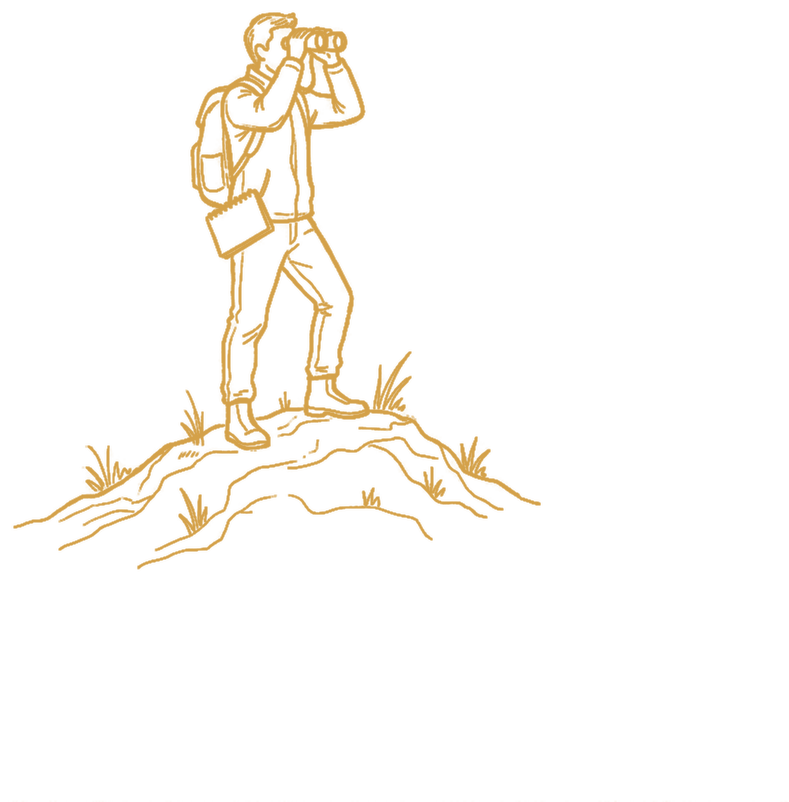
#> input picture scratch/hero-gen/actants-pre-thicken/assessment.png, 789 x 802 px
$ python dilate_lines.py
#> lines starting #> are read from the running program, lines starting #| are printed output that depends on the picture
"""Thicken the lines in each actant PNG via morphological dilation on the alpha
channel. Also normalizes RGB to pure gold so dilated edges don't pick up the
navy halo from the postprocess ramp.

First run snapshots the pre-thicken state to scratch/hero-gen/actants-pre-thicken/.
Subsequent runs always dilate from that snapshot — so re-running with a
different DILATION doesn't compound.

DILATION may be fractional (e.g. 0.5). For non-integer values the alpha channel
is supersampled 2x before applying an integer MaxFilter, then downsampled —
effectively giving sub-pixel line growth at native resolution.

Usage: python scratch/hero-gen/dilate_lines.py [DILATION]
       DILATION defaults to 2 (adds ~2px to each side of every line).
"""
from __future__ import annotations
import shutil
import sys
from pathlib import Path

from PIL import Image, ImageFilter

ROOT = Path(__file__).resolve().parent.parent.parent
ACTANTS = ROOT / "assets" / "actants"
BACKUP = ROOT / "scratch" / "hero-gen" / "actants-pre-thicken"

GOLD = (0xd4, 0xa1, 0x49)
DEFAULT_DILATION = 0.5  # half-width in pixels; may be fractional

# Per-file dilation overrides for assets whose inner geometry is too dense
# for the global default (e.g. window grids, antenna lattice fuse together).
# Key = filename in assets/actants/, value = half-width in pixels.
OVERRIDES: dict[str, float] = {}


def thicken(src: Path, dst: Path, dilation: float) -> None:
    img = Image.open(src).convert("RGBA")
    _, _, _, a = img.split()
    if dilation == int(dilation):
        k = 2 * int(dilation) + 1
        a_thick = a.filter(ImageFilter.MaxFilter(k))
    else:
        # Supersample 2x, apply integer-equivalent kernel, downsample.
        # 2x scale doubles effective pixel resolution, so dilation*2 px there
        # = dilation px back at native resolution.
        scale = 2
        big = a.resize((a.width * scale, a.height * scale), Image.LANCZOS)
        k_big = 2 * round(scale * dilation) + 1
        big_thick = big.filter(ImageFilter.MaxFilter(k_big))
        a_thick = big_thick.resize(a.size, Image.LANCZOS)
    solid_r = Image.new("L", img.size, GOLD[0])
    solid_g = Image.new("L", img.size, GOLD[1])
    solid_b = Image.new("L", img.size, GOLD[2])
    out = Image.merge("RGBA", (solid_r, solid_g, solid_b, a_thick))
    out.save(dst, format="PNG", optimize=True)
    print(f"  [{src.stem:14s}] {img.size[0]}x{img.size[1]} dilated {dilation:g}px")


def main() -> None:
    dilation = DEFAULT_DILATION
    if len(sys.argv) > 1:
        dilation = float(sys.argv[1])

    if not BACKUP.exists():
        BACKUP.mkdir(parents=True, exist_ok=True)
        src_pngs = sorted(ACTANTS.glob("*.png"))
        if not src_pngs:
            raise SystemExit(f"no PNGs in {ACTANTS}")
        for p in src_pngs:
            shutil.copy2(p, BACKUP / p.name)
        print(f"backup created: {BACKUP} ({len(src_pngs)} PNGs)")
    else:
        print(f"backup exists: {BACKUP} (reusing)")

    originals = sorted(BACKUP.glob("*.png"))
    print(f"thickening {len(originals)} actants from backup, DILATION={dilation:g}px (overrides: {OVERRIDES or 'none'}):")
    for src in originals:
        dst = ACTANTS / src.name
        thicken(src, dst, OVERRIDES.get(src.name, dilation))
#> in thicken, img is the input picture: PIL image 789x802 RGBA; mean R, G, B, A 212, 161, 73, 10.5
#> in thicken, `_, _, _, a = img.split()`:
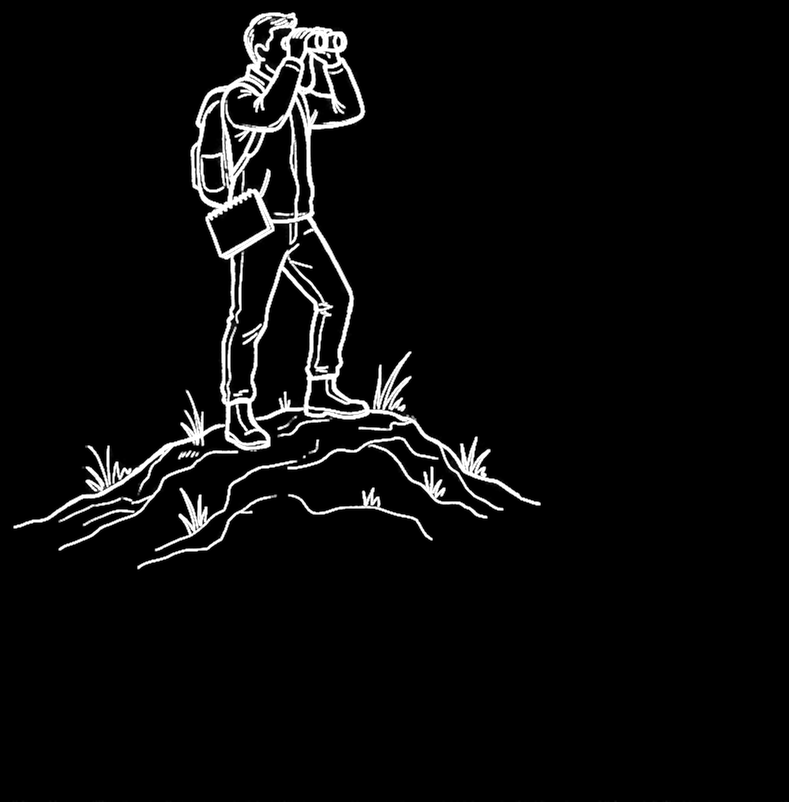
#> a: PIL image 789x802 L; min 0, max 255, mean 10.5
#> in thicken, `big_thick = big.filter(ImageFilter.MaxFilter(k_big))`:
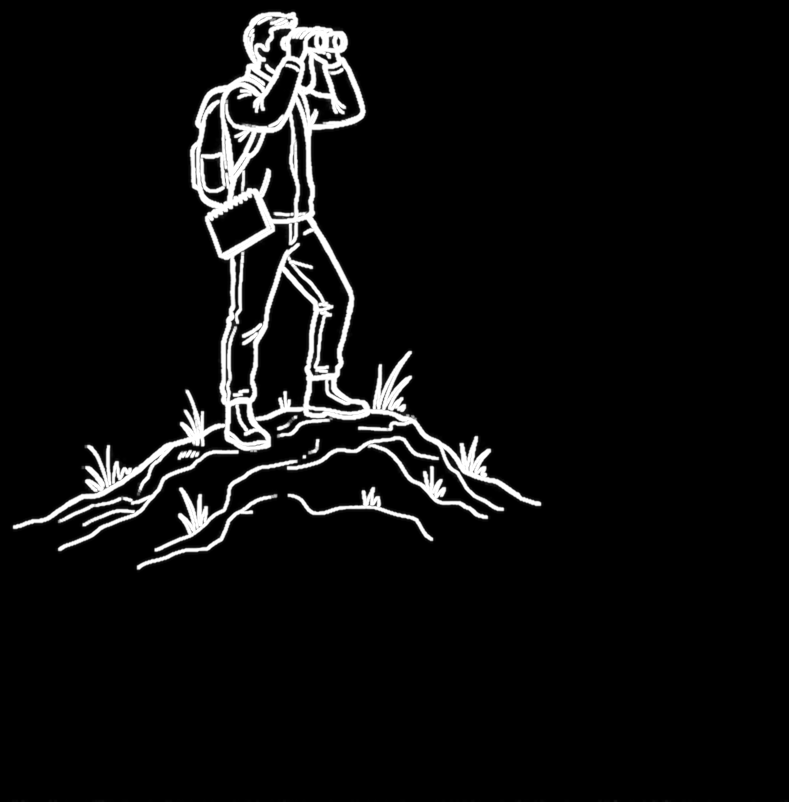
#> big_thick: PIL image 1578x1604 L (shown at 1/2 size); min 0, max 255, mean 13.8
#> in thicken, `a_thick = big_thick.resize(a.size, Image.LANCZOS)`:
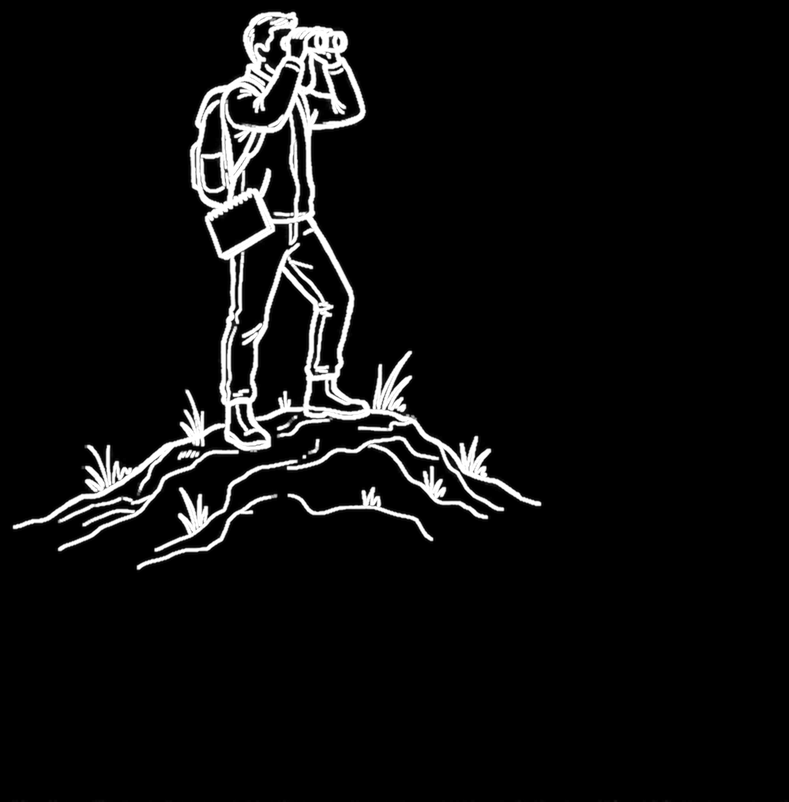
#> a_thick: PIL image 789x802 L; min 0, max 255, mean 13.7
#> in thicken, `solid_r = Image.new("L", img.size, GOLD[0])`: solid_r: PIL image 789x802 L; every value is 212
#> in thicken, `solid_g = Image.new("L", img.size, GOLD[1])`: solid_g: PIL image 789x802 L; every value is 161
#> in thicken, `solid_b = Image.new("L", img.size, GOLD[2])`: solid_b: PIL image 789x802 L; every value is 73
#> in thicken, `out = Image.merge("RGBA", (solid_r, solid_g, solid_b, a_thick))`:
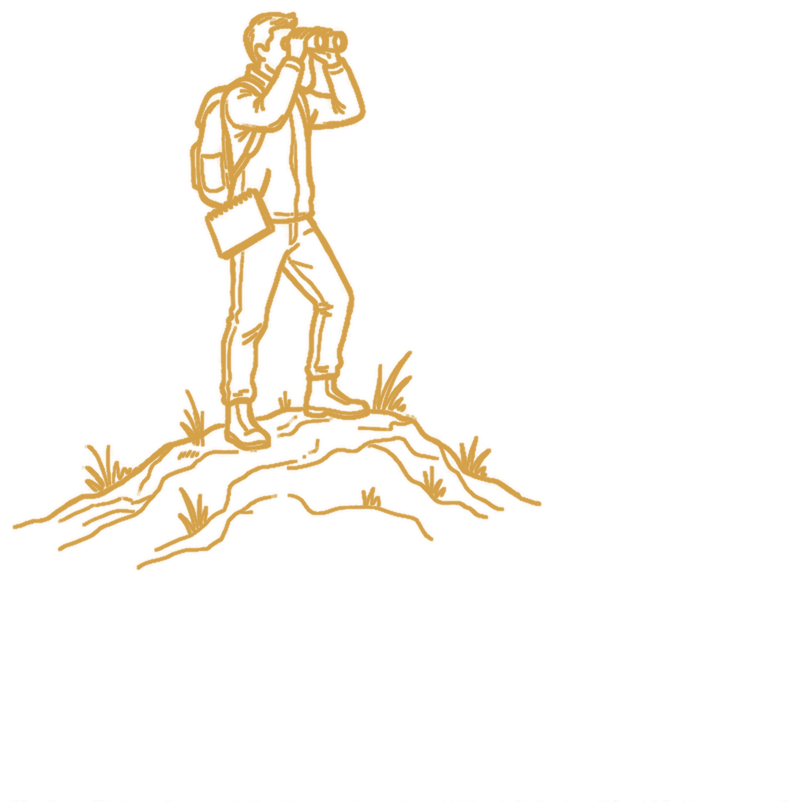
#> out: PIL image 789x802 RGBA; mean R, G, B, A 212, 161, 73, 13.7; transparent parts drawn white
#|   [assessment    ] 789x802 dilated 0.5px


if __name__ == "__main__":
    main()

$ run again, on scratch/hero-gen/actants-pre-thicken/planning.png
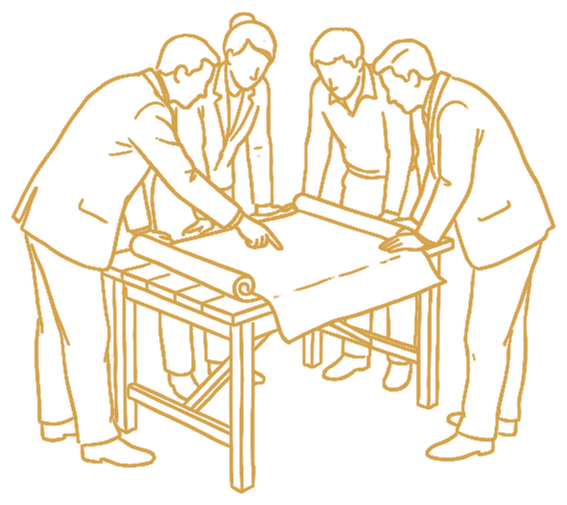
#> input picture scratch/hero-gen/actants-pre-thicken/planning.png, 567 x 505 px
#> in thicken, img is the input picture: PIL image 567x505 RGBA; mean R, G, B, A 212, 161, 73, 37.3
#> in thicken, `a_thick = big_thick.resize(a.size, Image.LANCZOS)`:
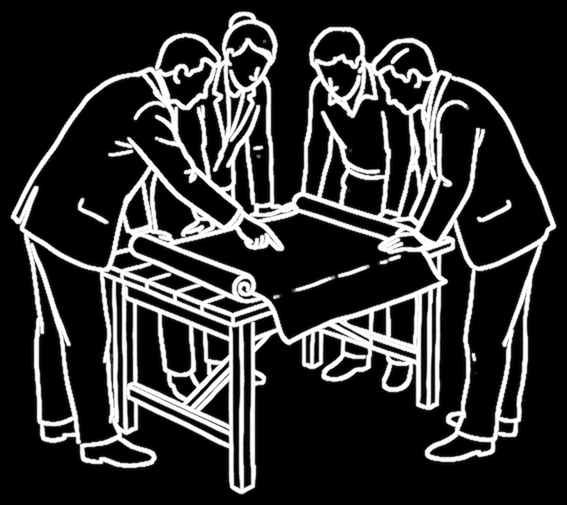
#> a_thick: PIL image 567x505 L; min 0, max 255, mean 49
#> solid_r: PIL image 567x505 L; every value is 212
#> solid_g: PIL image 567x505 L; every value is 161
#> solid_b: PIL image 567x505 L; every value is 73
#> in thicken, `out = Image.merge("RGBA", (solid_r, solid_g, solid_b, a_thick))`:
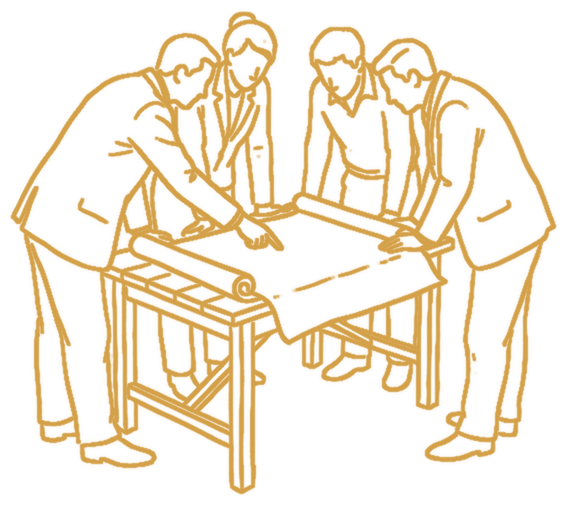
#> out: PIL image 567x505 RGBA; mean R, G, B, A 212, 161, 73, 49; transparent parts drawn white
#|   [planning      ] 567x505 dilated 0.5px

$ run again, on scratch/hero-gen/actants-pre-thicken/supplies.png
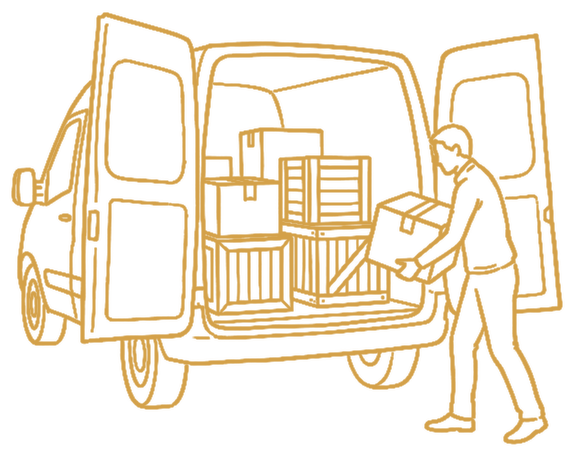
#> input picture scratch/hero-gen/actants-pre-thicken/supplies.png, 574 x 456 px
#> in thicken, img is the input picture: PIL image 574x456 RGBA; mean R, G, B, A 212, 161, 73, 45
#> in thicken, `a_thick = big_thick.resize(a.size, Image.LANCZOS)`:
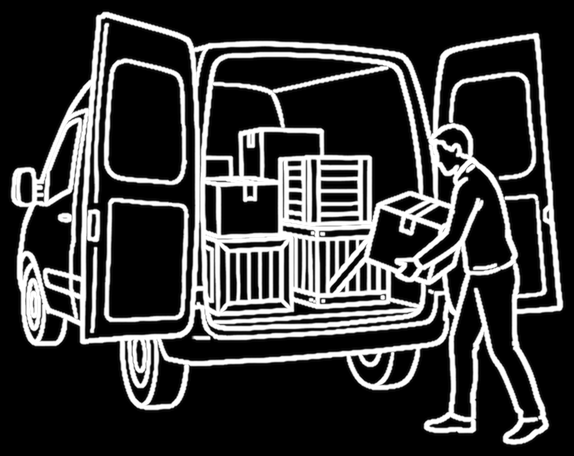
#> a_thick: PIL image 574x456 L; min 0, max 255, mean 57.4
#> solid_r: PIL image 574x456 L; every value is 212
#> solid_g: PIL image 574x456 L; every value is 161
#> solid_b: PIL image 574x456 L; every value is 73
#> in thicken, `out = Image.merge("RGBA", (solid_r, solid_g, solid_b, a_thick))`:
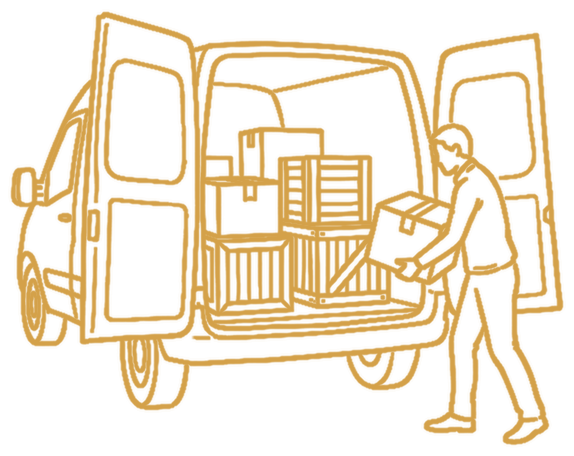
#> out: PIL image 574x456 RGBA; mean R, G, B, A 212, 161, 73, 57.4; transparent parts drawn white
#|   [supplies      ] 574x456 dilated 0.5px
